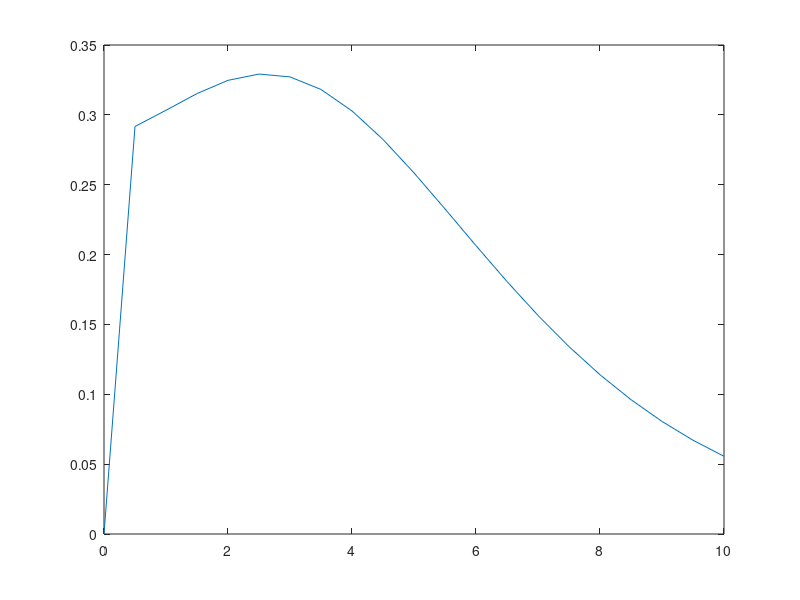

MATLAB code to generate this figure:
%===================== Heunv1 ==========================
% The program computes the velocity of a golf ball
% falling vertically in air. The equation 
% of motion is integrated using Heun's method
%=======================================================

clear
nu = 1.5e-5 ;  % Kinematical viscosity [m^2/s]
rof = 1.22  ;  % Density of air [kg/m^3]
rol = 1275.0;  % Density of ball [kg/m^3]
d   =  0.041 ; % Diameter of ball [m]
tend = 10.0  ; % Max. time [s]
g = 9.81    ;  % Gravity [N/kg]

% Using Cd = 0.4;
alfa = 7.0e-3;
tend = 10;
dt = 0.5;
nsteps = round(tend/dt) + 1;
v = zeros(nsteps,1); t = v; feil = v; % allocate space
v(1)= 0.0 ; t(1) = 0.0; feil(1) = 0;
%fprintf('       t(s)       v(m/s)        Re \n\n');
for k = 1:nsteps - 1
   t(k+1) = k*dt;
   vp = v(k) + dt*(g - alfa*v(k)^2);
   v(k+1) = v(k) + 0.5*dt*(2*g - alfa*(v(k)^2 + vp^2));
end
%fprintf(' %10.2f  %10.3f %15.3e \n',t,v,Re);
% Analytical solution
k1 = sqrt(g/alfa); k2 = sqrt(alfa*g);
va = k1*tanh(k2*t);
plot(t,v,t,va);
shg
% Compute the relative error
for k = 2:nsteps
   relerr(k) = abs((va(k) -v(k))/va(k));
end
relerr = relerr*100;
plot(t,relerr)
